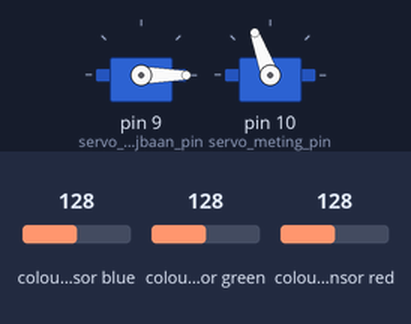
The sketch below on a simulated Arduino Uno, built with avr-gcc and run on an emulated ATmega328P. Shown: 2 × servo. The test bench sets the inputs (shaded band); at power-on: colour sensor blue 128, colour sensor green 128, colour sensor red 128.

Above: at 5.1 s.
5.2 s: colour sensor blue set to 133
At 9.6 s:
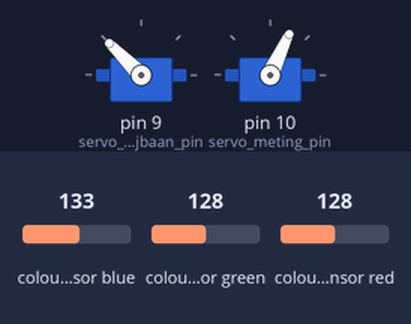
9.9 s: colour sensor green set to 191
At 15.1 s:
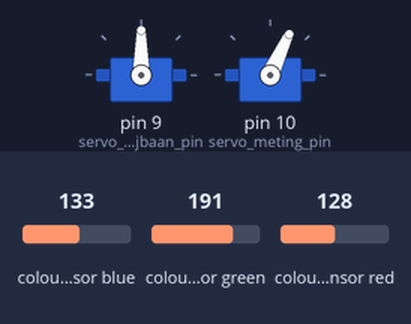
16.9 s: colour sensor red set to 250
At 20.2 s:
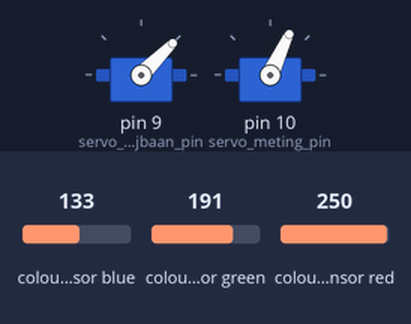
20.7 s: colour sensor blue set to 250
At 25.2 s:
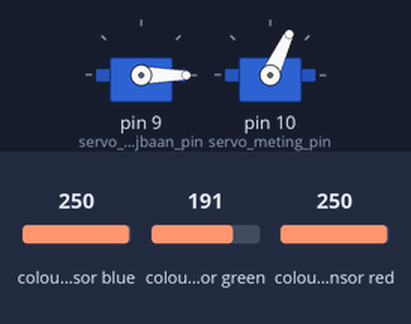
25.4 s: colour sensor blue set to 5
At 26.5 s:
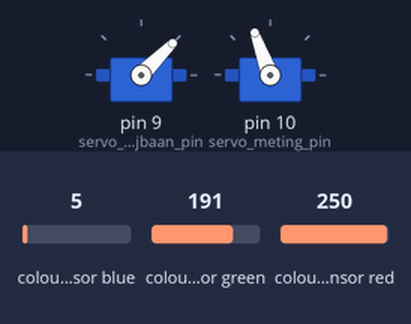
Timing chart, 0 to 31.8 s (numbered marks = the images above; inputs shaded):
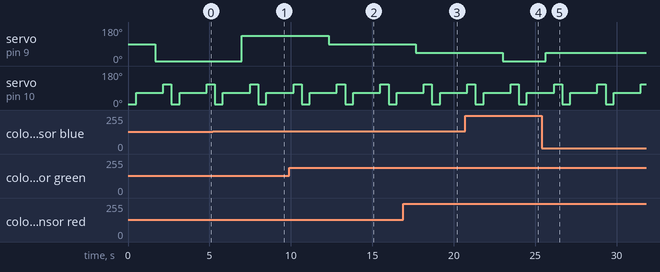

Measured:
- the behaviour switches between 128 and 129 on colour sensor blue (found by bisection; images 0 and 1)
- after the input at 5.2 s, servo on pin 9 (servo_glijbaan_pin): 0° → 135° after 1.8 s
- after the input at 9.9 s, servo on pin 9 (servo_glijbaan_pin): 135° → 90° after 2.4 s
- after the input at 16.9 s, servo on pin 9 (servo_glijbaan_pin): 90° → 45° after 0.76 s
- after the input at 20.7 s, servo on pin 9 (servo_glijbaan_pin): 45° → 0° after 2.3 s
- after the input at 25.4 s, servo on pin 9 (servo_glijbaan_pin): 0° → 45° after 0.26 s
- by itself, servo on pin 10 (servo_meting_pin): repeats every 2.7 s: 5° 0.50 s, 65° 1.7 s, 110° 0.50 s

The sketch:

Arduino_sorteerder.ino
```cpp
//===================================
// Bibliotheken
//===================================
#include <Wire.h>              //
#include "Adafruit_TCS34725.h" // Communicatie met de sensor

#include <Servo.h> // Servo aansturing

//===================================
// Variabelen
//===================================

//-----------------------------------
// Variabelen voor servos
//-----------------------------------
Servo servo_glijbaan;
Servo servo_meting;

int servo_glijbaan_pin = 9;
int servo_meting_pin   = 10;

int hoek_pak_snoep    = 5;
int hoek_kleur_sensor = 65;
int hoek_glijbaan    = 110;

int hoek_bakje_rood  = 45;
int hoek_bakje_groen = 90;
int hoek_bakje_blauw = 135;

int wachttijd_na_servo_beweging_ms = 500;

//-----------------------------------
// Variabelen voor de kleurensensor
//-----------------------------------
Adafruit_TCS34725 kleurensensor = Adafruit_TCS34725(TCS34725_INTEGRATIONTIME_614MS,
                                                    TCS34725_GAIN_1X);
uint16_t r;
uint16_t g;
uint16_t b;
uint16_t c;

int meettijd_ms = 615;

//===================================
// Functies
//===================================
void led_aan(bool aan)
{
  kleurensensor.setInterrupt(!aan);
}

void beweeg_servo_naar_hoek(Servo& servo, int hoek)
{
  servo.write(hoek);
  delay(wachttijd_na_servo_beweging_ms);
}

//===================================
// Programma
//===================================
void setup()
{
  // Start de kleurensensor
  kleurensensor.begin();

  // Sluit de servo variabelen aan op de pinnen.
  servo_glijbaan.attach(servo_glijbaan_pin, 500, 2500);
  servo_meting.attach(servo_meting_pin, 500, 2500);
}

void loop()
{
  //-------------------------
  // Pak een nieuw snoepje
  //-------------------------
  beweeg_servo_naar_hoek(servo_meting, hoek_pak_snoep);
  beweeg_servo_naar_hoek(servo_meting, hoek_kleur_sensor);

  //-------------------------
  // Meet de kleur van
  // het snoepje
  //-------------------------
  led_aan(true);
  delay(meettijd_ms);
  led_aan(false);
  kleurensensor.getRawData(&r, &g, &b, &c);

  //-------------------------
  // Bepaal naar welk bakje
  // het het snoepje gaat
  //-------------------------
  int hoek_naar_bakje;

  if ((r > g) && (r > b))
  {
    hoek_naar_bakje = hoek_bakje_rood;
  }
  else if ((g > r) && (g > b))
  {
    hoek_naar_bakje = hoek_bakje_groen;
  }
  else if ((b > g) && (b > r))
  {
    hoek_naar_bakje = hoek_bakje_blauw;
  }

  //-------------------------
  // Laat het snoepje naar
  // het juist bakje glijden
  //-------------------------
  beweeg_servo_naar_hoek(servo_glijbaan, hoek_naar_bakje);
  beweeg_servo_naar_hoek(servo_meting, hoek_glijbaan);
}
```
